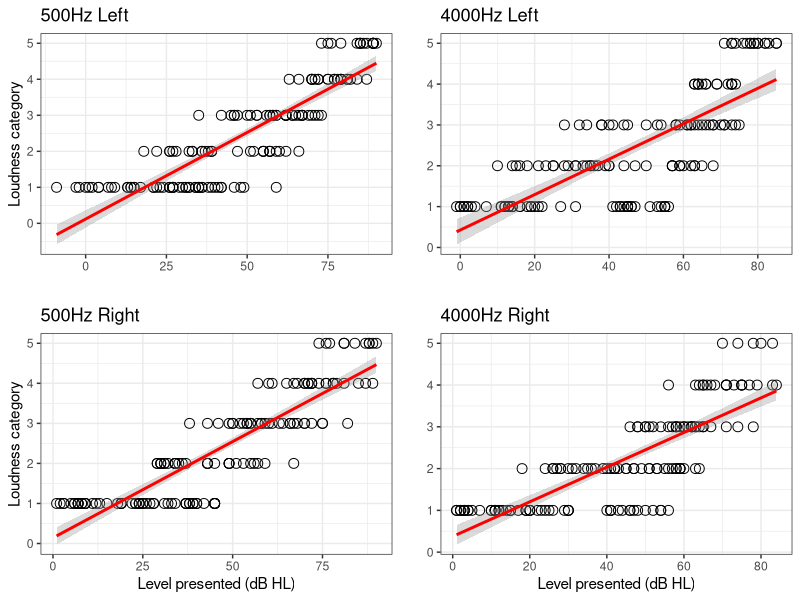

This figure's R source:

#Load libraries
library(readr)
library(tidyverse)
library(MASS)
library(ggplot2)
library(ggpubr)

#Read in data
longdata <- read_delim("longdata.csv", delim = ";", 
                       escape_double = FALSE, trim_ws = TRUE)

#Subset data for frequency and ear - easier to work with
dat5L <- longdata[c("0.5kHz-upplevd-L", "0.5kHz-dB-L")]
names(dat5L) <- c("loudness", "dB")
dat5R <- longdata[c("0.5kHz-upplevd-R", "0.5kHz-dB-R")]
names(dat5R) <- c("loudness", "dB")
dat4L <- longdata[c("4kHz-upplevd-L", "4kHz-dB-L")]
names(dat4L) <- c("loudness", "dB")
dat4R <- longdata[c("4kHz-upplevd-R", "4kHz-dB-R")]
names(dat4R) <- c("loudness", "dB")

#Create linear models
lm_mod5L <- lm(loudness ~ dB, data = dat5L)
lm_mod5R <- lm(loudness ~ dB, data = dat5R)

lm_mod4L <- lm(loudness ~ dB, data = dat4L)
lm_mod4R <- lm(loudness ~ dB, data = dat4R)

#Create plots of data + linear models
plot5L <- ggplot(dat5L, aes(x = dB, y = loudness)) + 
  geom_point(shape = 1, size = 3) +
  stat_smooth(method = "lm", col = "red", alpha = 0.35)+
  xlab("")+
  ylab("Loudness category")+
  ggtitle("500Hz Left") +
  theme_bw()

plot5R <- ggplot(dat5R, aes(x = dB, y = loudness)) + 
  geom_point(shape = 1, size = 3) +
  stat_smooth(method = "lm", col = "red", alpha = 0.35)+
  xlab("Level presented (dB HL)")+
  ylab("Loudness category")+
  ggtitle("500Hz Right") +
  theme_bw()

plot4L <- ggplot(dat4L, aes(x = dB, y = loudness)) + 
  geom_point(shape = 1, size = 3) +
  stat_smooth(method = "lm", col = "red", alpha = 0.35)+
  xlab("")+
  ylab("")+
  ggtitle("4000Hz Left") +
  theme_bw()

plot4R <- ggplot(dat4R, aes(x = dB, y = loudness)) + 
  geom_point(shape = 1, size = 3) +
  stat_smooth(method = "lm", col = "red", alpha = 0.35)+
  xlab("Level presented (dB HL)")+
  ylab("")+
  ggtitle("4000Hz Right") +
  theme_bw()

#Arrange and output plots on 2-by-2 grid
ggarrange(plot5L, plot4L, plot5R, plot4R, ncol=2, nrow=2)

#Summarize lm: linear models (to report R2 value in figure legend)
summary(lm_mod5L)
summary(lm_mod5R)
summary(lm_mod4L)
summary(lm_mod4R)

#Copy data to new data.frames with "loudness" as categorical variable
dat5L_cat <- dat5L
dat5L_cat$loudness <- as.factor(dat5L_cat$loudness)

dat5R_cat <- dat5R
dat5R_cat$loudness <- as.factor(dat5R_cat$loudness)

dat4L_cat <- dat4L
dat4L_cat$loudness <- as.factor(dat4L_cat$loudness)

dat4R_cat <- dat4R
dat4R_cat$loudness <- as.factor(dat4R_cat$loudness)

#Create logistic regression models from dataframes with loudness as categorical
glm_mod5L <- glm(loudness ~ dB, data = dat5L_cat, family = "binomial")
glm_mod5R <- glm(loudness ~ dB, data = dat5R_cat, family = "binomial")

glm_mod4L <- glm(loudness ~ dB, data = dat4L_cat, family = "binomial")
glm_mod4R <- glm(loudness ~ dB, data = dat4R_cat, family = "binomial")

#Print summary of logistic models
summary(glm_mod5L)
summary(glm_mod5R)
summary(glm_mod4L)
summary(glm_mod4R)
